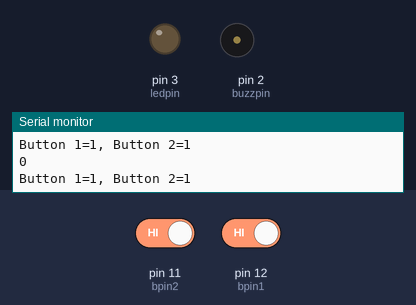
Bench run of a sketch on a simulated Arduino Uno, built with avr-gcc and run on an emulated ATmega328P. Parts: output pins drawn as LEDs (lit = HIGH), buzzer (waves = sounding, pin HIGH), the last lines printed to the serial monitor. Inputs (shaded band) come from the test bench; at power-on: pin 11 (bpin2) HIGH, pin 12 (bpin1) HIGH.

Above: at 1.6 s.
1.7 s: pin 11 (bpin2) driven LOW
At 2.8 s:
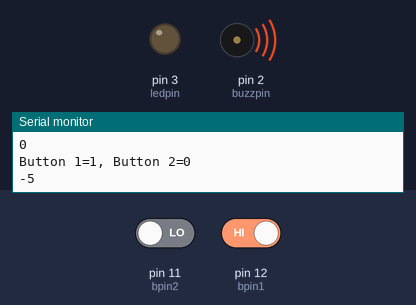
4.7 s: pin 12 (bpin1) driven LOW
At 5.2 s:
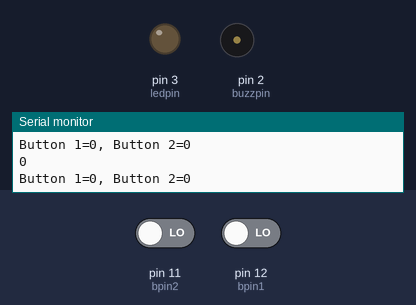
6.2 s: pin 11 (bpin2) driven HIGH
At 6.9 s:
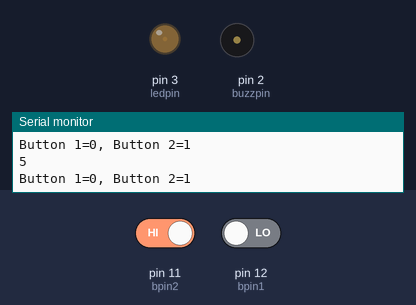
9.2 s: pin 12 (bpin1) driven HIGH
At 10.2 s:
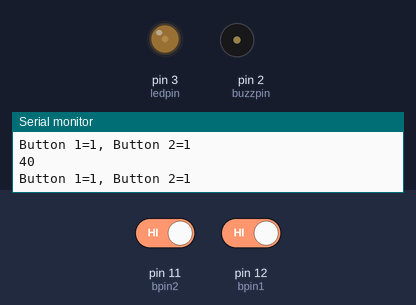
11.0 s: pin 12 (bpin1) driven LOW
At 12.11 s:
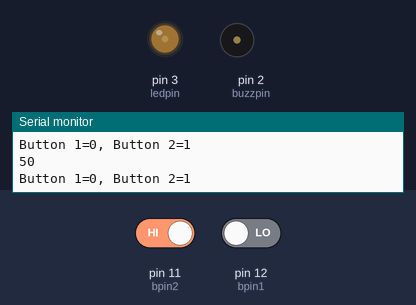
Timing chart, 0 to 25.4 s (numbered marks = the images above; inputs shaded):
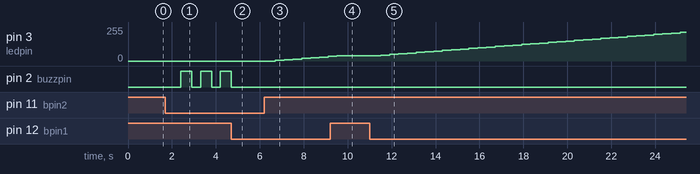

The sketch:

tutorial29.ino
```cpp
int bpin1=12;
int bpin2=11;
int bval1,bval2;
int dt1=400;
int dt2=500;
int ledbright;
int ledpin=3;
int buzzpin=2;
void setup()
{
  pinMode(bpin1, INPUT);
  pinMode(bpin2, INPUT);
  pinMode(ledpin,OUTPUT);
  pinMode(buzzpin,OUTPUT);
  Serial.begin(9600);
}

void loop()
{
  bval1=digitalRead(bpin1);
  bval2=digitalRead(bpin2);
  Serial.print("Button 1=");
  Serial.print(bval1);
  Serial.print(", ");
  Serial.print("Button 2=");
  Serial.print(bval2);
  Serial.println();
  delay(dt1);

  if (bval1==0){
    ledbright=ledbright+5;
  }

  if(bval2==0){
    ledbright=ledbright-5;
  }
  Serial.println(ledbright);
  if(ledbright>255){
    ledbright=255;
    digitalWrite(buzzpin,HIGH);
    delay(dt2);
    digitalWrite(buzzpin,LOW);

  }
  if(ledbright<0){
    ledbright=0;
    digitalWrite(buzzpin,HIGH);
    delay(dt2);
    digitalWrite(buzzpin,LOW);
  }


  analogWrite(ledpin,ledbright);

}
```

Measured:
- after the input at 1.7 s, pin 2 (buzzpin): alternates HIGH for 0.50 s and LOW for 0.40 s, starting after 0.70 s
- after the input at 4.7 s, pin 2 (buzzpin): goes on until 4.7 s, then stays LOW
- after the input at 6.2 s, pin 3 (ledpin): moves from 0/255 to 35/255 over 2.4 s, starting after 0.51 s
- after the input at 9.2 s, pin 3 (ledpin): goes on until 9.5 s, then stays 40/255
- after the input at 11.0 s, pin 3 (ledpin): moves from 40/255 to 215/255 over 13.6 s, starting after 0.51 s
